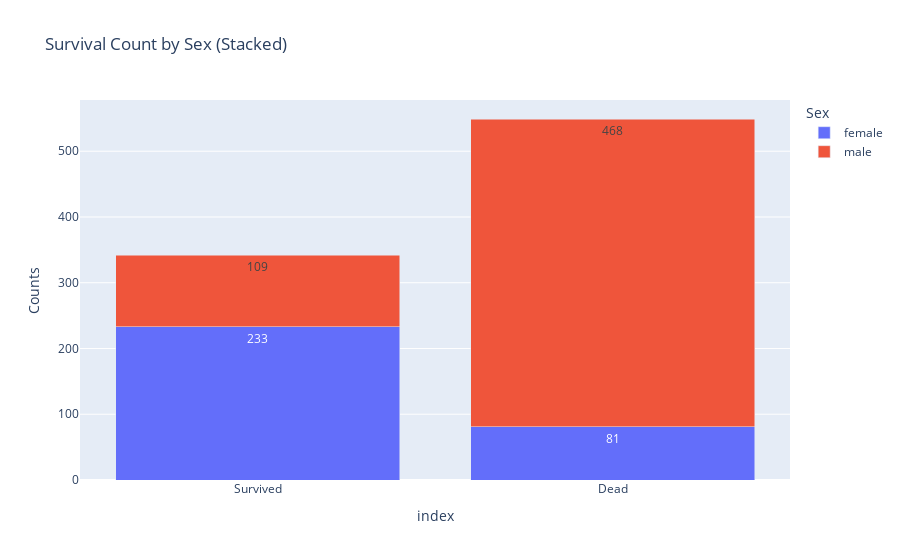
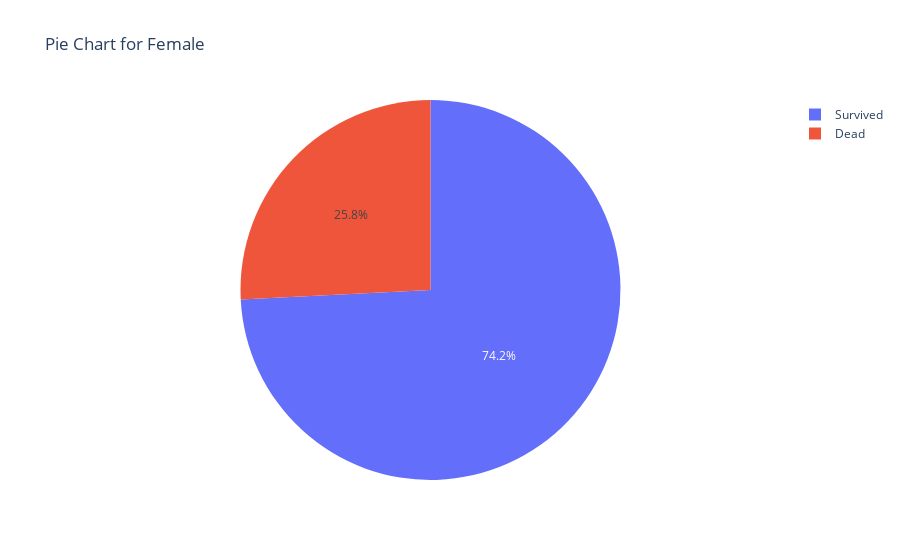

Notebook cell for these charts, in order:
### Code cell
import plotly.express as px

fig = px.bar(
    df,
    x=df.index,
    y=["female", "male"],
    barmode="stack",
    text_auto=True,
    title="Survival Count by Sex (Stacked)",
    labels= {
        "x": "Status",
        "value": "Counts",
        "variable": "Sex"
    }
)

fig.show()


fig_female = px.pie(
    data_frame=df,
    names=df.index,
    values="female",
    title="Pie Chart for Female"
)

fig_female.show()

### Figure 1 — Plotly figure (JSON) as saved in the notebook; plotly's stock layout.template omitted (floating-point values rounded to 4 significant figures)
{"data": [{"alignmentgroup": "True", "hovertemplate": "Sex=female<br>index=%{x}<br>Counts=%{y}<extra></extra>", "legendgroup": "female", "marker": {"color": "#636efa", "pattern": {"shape": ""}}, "name": "female", "offsetgroup": "female", "orientation": "v", "showlegend": true, "textposition": "auto", "texttemplate": "%{y}", "type": "bar", "x": ["Survived", "Dead"], "xaxis": "x", "y": [233, 81], "yaxis": "y"}, {"alignmentgroup": "True", "hovertemplate": "Sex=male<br>index=%{x}<br>Counts=%{y}<extra></extra>", "legendgroup": "male", "marker": {"color": "#EF553B", "pattern": {"shape": ""}}, "name": "male", "offsetgroup": "male", "orientation": "v", "showlegend": true, "textposition": "auto", "texttemplate": "%{y}", "type": "bar", "x": ["Survived", "Dead"], "xaxis": "x", "y": [109, 468], "yaxis": "y"}], "layout": {"barmode": "stack", "legend": {"title": {"text": "Sex"}, "tracegroupgap": 0}, "title": {"text": "Survival Count by Sex (Stacked)"}, "xaxis": {"anchor": "y", "domain": [0, 1], "title": {"text": "index"}}, "yaxis": {"anchor": "x", "domain": [0, 1], "title": {"text": "Counts"}}}}

### Figure 2 — Plotly figure (JSON) as saved in the notebook; plotly's stock layout.template omitted (floating-point values rounded to 4 significant figures)
{"data": [{"domain": {"x": [0, 1], "y": [0, 1]}, "hovertemplate": "index=%{label}<br>female=%{value}<extra></extra>", "labels": ["Survived", "Dead"], "legendgroup": "", "name": "", "showlegend": true, "type": "pie", "values": [233, 81]}], "layout": {"legend": {"tracegroupgap": 0}, "title": {"text": "Pie Chart for Female"}}}
